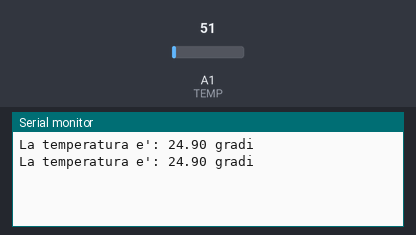
Bench run of a sketch on a simulated Arduino Uno, built with avr-gcc and run on an emulated ATmega328P. Shown: the last lines printed to the serial monitor. Inputs (shaded band) come from the test bench; at power-on: A1 (TEMP) = 51.

Above: at 5.8 s.
5.9 s: A1 (TEMP) set to 61
At 10.6 s:
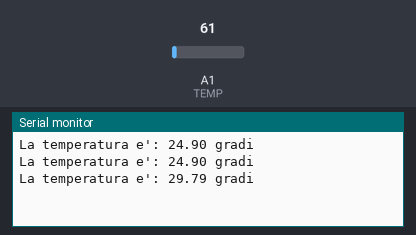
11.9 s: A1 (TEMP) set to 71
At 15.6 s:
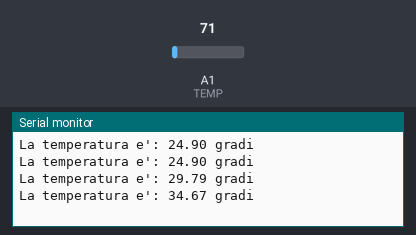
Timing chart, 0 to 17.1 s (numbered marks = the images above; inputs shaded):
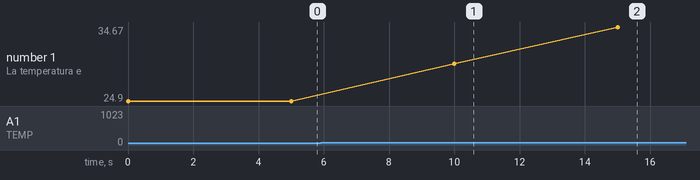

Measured:
- after the input at 5.9 s, the serial monitor: prints a new line after 4.1 s (image 1)
- after the input at 11.9 s, the serial monitor: prints a new line after 3.1 s (image 2)
- plotted number 1: 24.9 → 29.79 after the input at 5.9 s, 29.79 → 34.67 after the input at 11.9 s

The sketch:

temperatura_lm35_YT.ino.ino
```cpp
#define TEMP A1 //costante per pin del sensore LM35

float val_temp=0.0; //variabile per ilvalore di temperatura
int val_analogico=0; //variabile per leggere valore analogico pin A1

String s = "";

void setup()
{
  Serial.begin(9600); //attivo la comunicazione seriale
  pinMode(TEMP,INPUT); //imposto pin di input per il sensore
}

void loop()
{
    val_analogico = analogRead(TEMP); // valore: 0 - 1023

    //conversione del valore analogico letto da Arduino in gradi centrigradi
    val_temp=(5.0 * val_analogico * 100.0) / 1024;

    //mi creo stringa da visualizzare su monitor seriale
    s = "La temperatura e': " + String(val_temp)+ " gradi";

    Serial.println(s);

    delay(5000);

}
```
